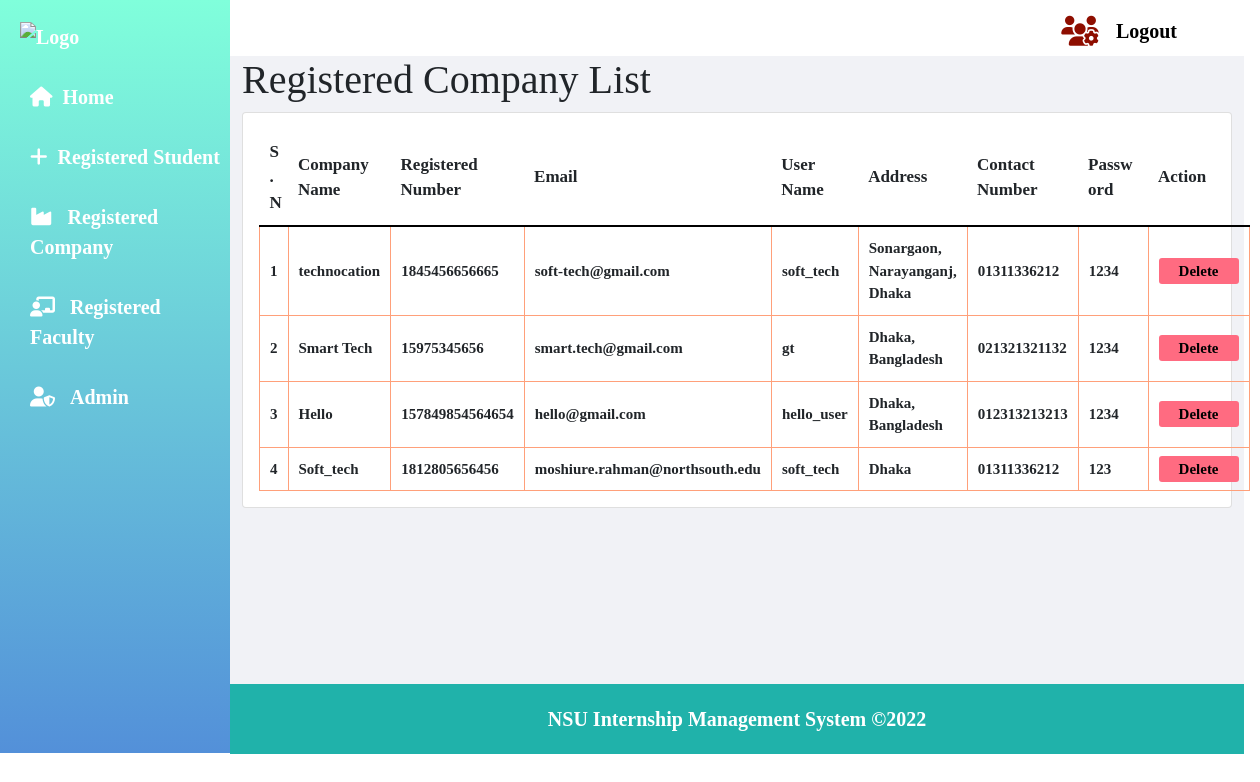
Page /admin/manage_company.php on the committed database.
### tables this page shows
CREATE TABLE `company_information` (
  `com_id` int(11) NOT NULL,
  `com_name` varchar(255) NOT NULL,
  `com_reg_num` varchar(255) NOT NULL,
  `email` varchar(60) NOT NULL,
  `com_user_name` varchar(100) NOT NULL,
  `user_type` varchar(20) NOT NULL,
  `com_reg_address` text NOT NULL,
  `verification_status` varchar(255) NOT NULL,
  `verification_id` varchar(255) NOT NULL,
  `com_number` varchar(50) NOT NULL,
  `password` varchar(100) NOT NULL,
  `conpassword` varchar(100) NOT NULL
);

### admin/manage_company.php (the view, shortened to what this page needs)
<?php
     include('partials/content.php');
?>
<div class="main-content">
   <div class="container">
      <h1>Registered Company List</h1>
      <div class="jumbotron">
          <div class="card">
             <div class="card-body">
                <table class="tbl-full">
                     <tr>
                        <th width="50">S.N</th>
                        <th width="140">Company Name</th>
                        <th width="150">Registered Number</th>
                        <th width="140">Email</th>
                        <th width="100">User Name</th>
                        <th width="110">Address</th>
                        <th width="130">Contact Number</th>
                        <th width="110">Password</th>
                        <th width="90" >Action</th>
                     </tr>
                    <?php
                        $sql="SELECT * FROM company_information";
                        $result = mysqli_query($conn, $sql);
                        $count = mysqli_num_rows($result);
                        $serial=1;
                        if($count>0){
                            while($row=mysqli_fetch_assoc($result))
                            {
                                $id = $row['com_id'];
                                $com_name = $row['com_name'];
                                $com_reg_num = $row['com_reg_num'];
                                $email = $row['email'];
                                $user_name = $row['com_user_name'];
                                $com_reg_address = $row['com_reg_address'];
                                $com_number = $row['com_number'];
                                $password = $row['password'];
                    ?>
                        <tr>
                            <td><?php echo $serial++; ?></td>
                            <td><?php echo $com_name; ?></td>
                            <td><?php echo $com_reg_num; ?></td>
                            <td><?php echo $email; ?></td>
                            <td><?php echo $user_name; ?></td>
                            <td><?php echo $com_reg_address; ?></td>
                            <td><?php echo $com_number; ?></td>
                            <td><?php echo $password; ?></td>
                            <td class="position">
                              <a href="<?php echo site_url;?>admin/delete_company.php?id=<?php
                              echo $id;?>"class="btn3">Delete</a>
                            </td>
                        </tr>
                    <?php
                      }
                    }
                 ?>
                 </table>
              </div>
           </div>
        </div>
    </div>
 </div>
<?php
      include('partials/footer.php');
?>

### admin/admin-style/admin_sidenav.css (style rules this page uses)
body { margin:0px; padding: 0px; }

### admin/admin-style/admin_dashboard.css (style rules this page uses)
* { margin: 0; padding: 0; font-family:'palatino'; font-weight: bold; }
.main-content { background-color: #f1f2f6; min-height: 628px; }
.tbl-full { width: 100%; }
table tr th { border-bottom: 2px solid black; padding: 1%; font-size: 17px; }
table tr td { padding: 10px; font-size: 15px; border:1px solid lightsalmon; }
.position { text-align: center; }
.position .btn3 { background-color: #ff6b81; padding-left: 20px; padding-right: 20px; padding-top: 5px; padding-bottom: 5px; color: #000000; text-decoration: none; font-weight: bold; border-radius: 3px; }

### rows in the picture
company_information: com_name "technocation", com_reg_num "1845456656665", email "soft-tech@gmail.com", com_user_name "soft_tech", com_reg_address "Sonargaon, Narayanganj, Dhaka", com_number "01311336212", password "1234"
company_information: com_name "Smart Tech", com_reg_num "15975345656", email "smart.tech@gmail.com", com_user_name "gt", com_reg_address "Dhaka, Bangladesh", com_number "021321321132", password "1234"
company_information: com_name "Hello", com_reg_num "157849854564654", email "hello@gmail.com", com_user_name "hello_user", com_reg_address "Dhaka, Bangladesh", com_number "012313213213", password "1234"
company_information: com_name "Soft_tech", com_reg_num "1812805656456", email "moshiure.rahman@northsouth.edu", com_user_name "soft_tech", com_reg_address "Dhaka", com_number "01311336212", password "123"
